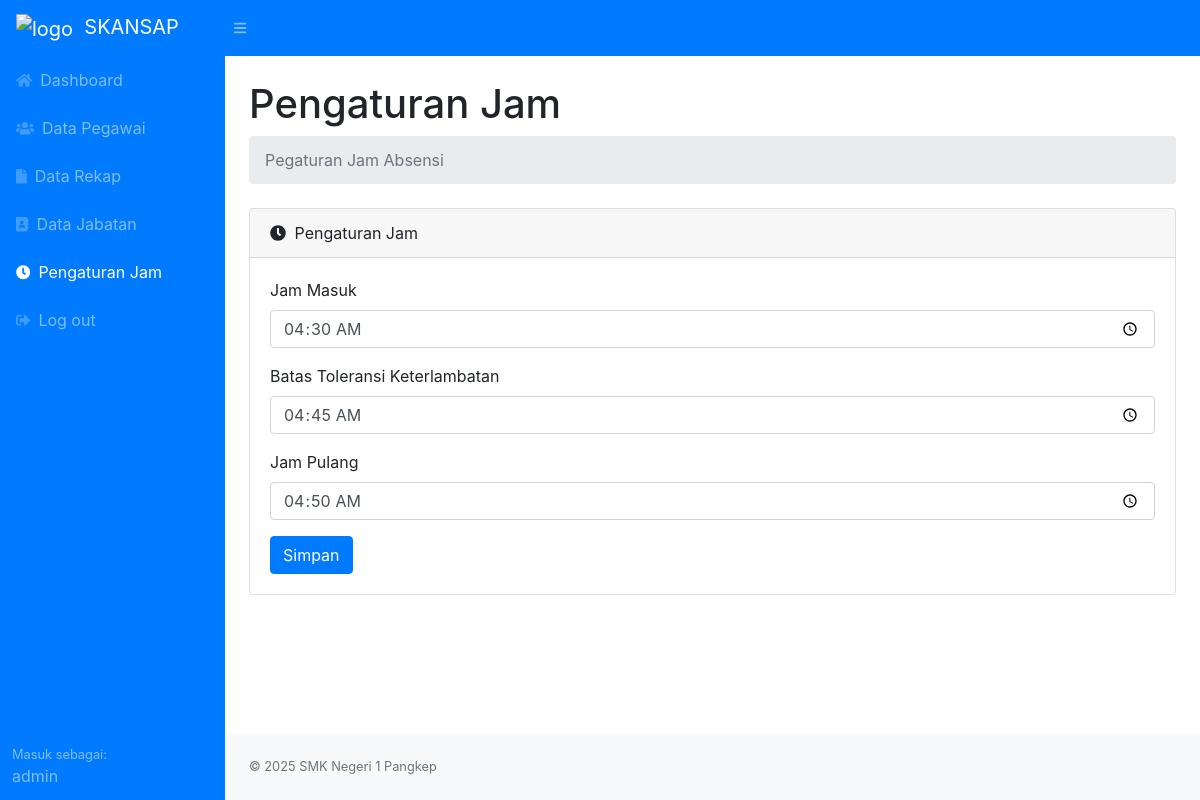
/pengaturan_jam.php (signed in), run on the app's committed database.
### tables this page shows
CREATE TABLE `pengaturan_jam` (
  `id` int NOT NULL,
  `jam_masuk` time NOT NULL,
  `batas_terlambat` time NOT NULL,
  `jam_pulang` time NOT NULL
);

### pengaturan_jam.php (the view, shortened to what this page needs)
<?php
require_once("./header.php");
$sql = "SELECT * FROM pengaturan_jam WHERE id = 1 LIMIT 1";
$result = $koneksi->query($sql);
$pengaturan = $result->fetch_assoc();
?>
<div id="layoutSidenav_content">
    <main>
        <div class="container-fluid">
            <h1 class="mt-4">Pengaturan Jam</h1>
            <ol class="breadcrumb mb-4">
                <li class="breadcrumb-item active">Pegaturan Jam Absensi</li>
            </ol>
            <div class="card mb-4">
                <div class="card-header">
                    <i class="fas fa-clock mr-1"></i>
                    Pengaturan Jam
                </div>
                <div class="card-body">
                    <form id="appsform" action="pengaturan_jam_post.php" method="POST">
                        <div class="form-group">
                            <label for="jam_masuk">Jam Masuk</label>
                            <input type="time" class="form-control" id="jam_masuk" name="jam_masuk" value="<?= htmlspecialchars($pengaturan['jam_masuk']) ?>" required>
                        </div>
                        <div class="form-group">
                            <label for="batas_terlambat">Batas Toleransi Keterlambatan</label>
                            <input type="time" class="form-control" id="batas_terlambat" name="batas_terlambat" value="<?= htmlspecialchars($pengaturan['batas_terlambat']) ?>" required>
                        </div>
                        <div class="form-group">
                            <label for="jam_pulang">Jam Pulang</label>
                            <input type="time" class="form-control" id="jam_pulang" name="jam_pulang" value="<?= htmlspecialchars($pengaturan['jam_pulang']) ?>" required>
                        </div>
                        <button type="submit" class="btn btn-primary">Simpan</button>
                    </form>
                </div>
            </div>
        </div>
    </main>
    <?php require_once("./footer.php"); ?>

### data on the page
pengaturan_jam: jam_masuk "04:30:00", batas_terlambat "04:45:00", jam_pulang "04:50:00"

### other printed values
$username "admin"
